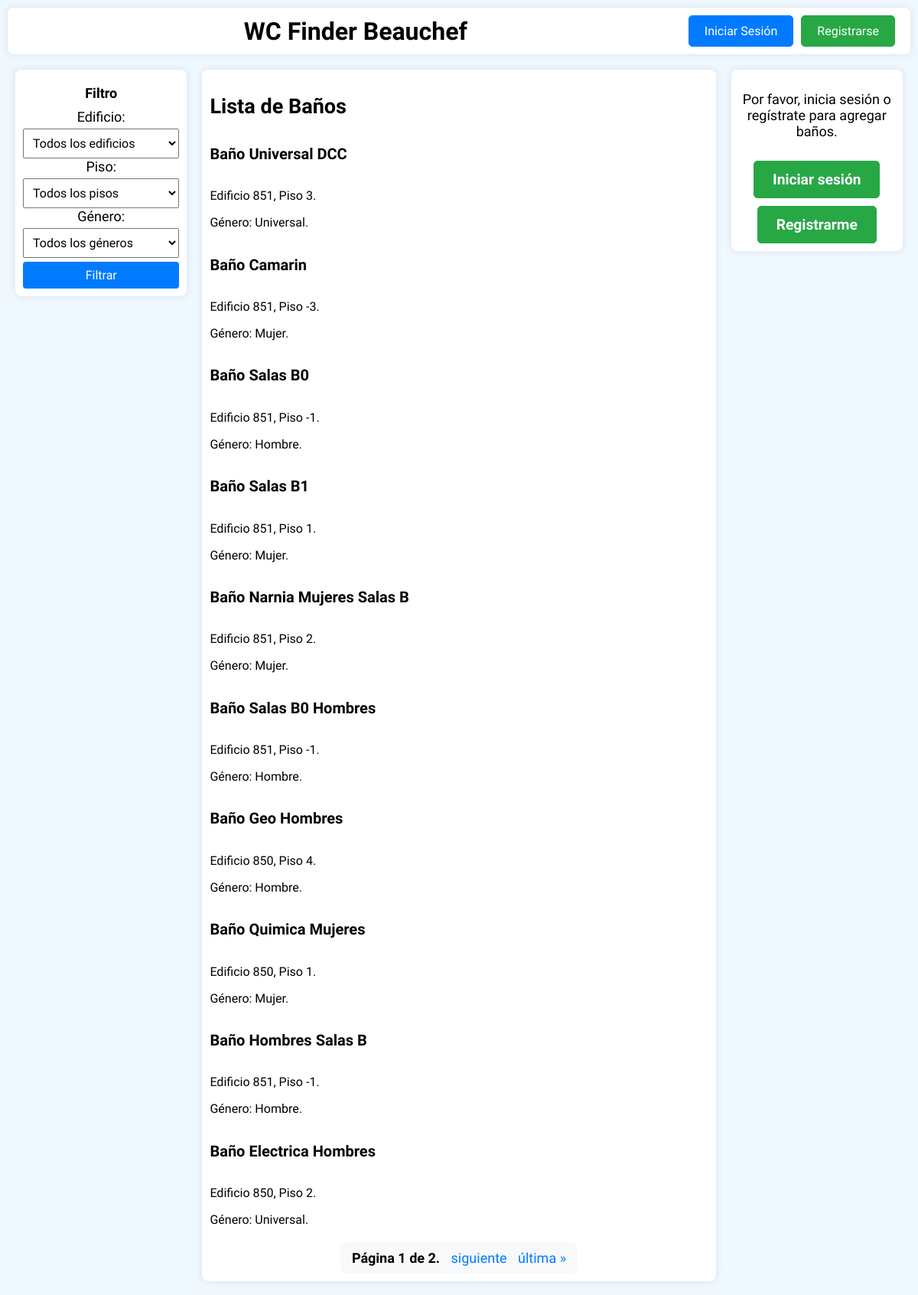
Before: / with the older database file.
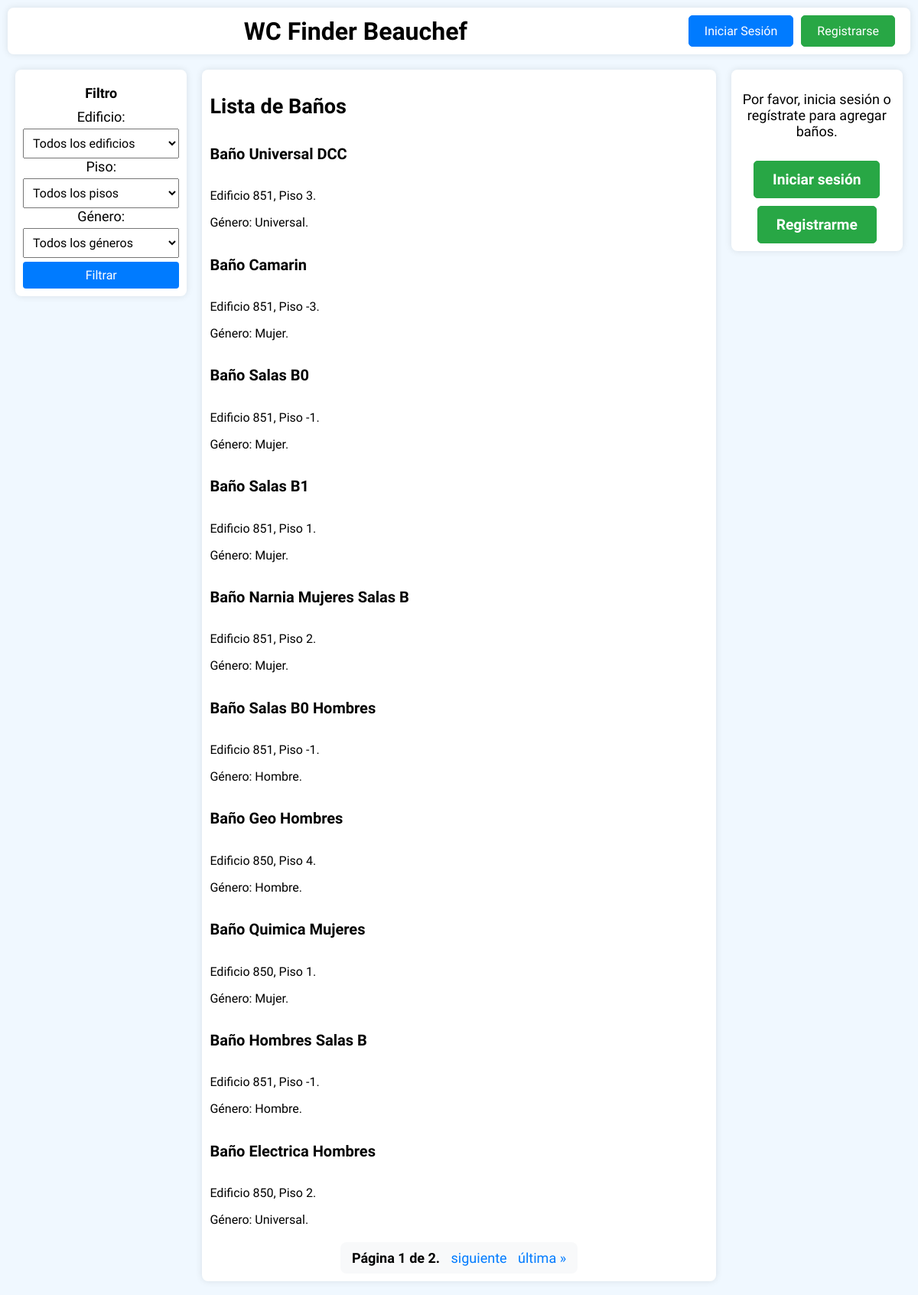
After: the same page with the newer database file.
### todoapp/models.py (models this page shows, shortened)
class Bathroom(models.Model):
    GENDER_CHOICES = [
        ('mujer', 'Mujer'),
        ('hombre', 'Hombre'),
        ('universal', 'Universal'),
    ]
    BUILDS_CHOICES = [
        ('850', '850'),
        ('851', '851'),
    ]
    FLOOR_CHOICES = [
        ('-3', '-3'),
        ('-2', '-2'),
        ('-1', '-1'),
        ('1', '1'),
        ('2', '2'),
        ('3', '3'),
        ('4', '4'),
        ('5', '5'),
        ('6', '6'),
        ('7', '7'),
    ]
    name = models.CharField(max_length=100)
    building = models.CharField(max_length=3, choices=BUILDS_CHOICES)
    floor = models.CharField(max_length=2,choices=FLOOR_CHOICES)
    gender = models.CharField(max_length=10, choices=GENDER_CHOICES)
    description = models.CharField(max_length=300)
    image = models.ImageField(upload_to='bathroom_images/', blank=True, null=True)
    publicar = models.BooleanField(default=False)
    latitude = models.FloatField(null=True, blank=True)
    longitude = models.FloatField(null=True, blank=True)

### todoapp/views.py (the view)
# urls.py: 2. Add a URL to urlpatterns:  path('', views.home, name='home')
def home(request):
    bathrooms = Bathroom.objects.filter(publicar=True)
    buildings = Bathroom.objects.values_list('building', flat=True).distinct()
    floors = Bathroom.objects.values_list('floor', flat=True).distinct().order_by('floor')
    genders = [choice[0] for choice in Bathroom.GENDER_CHOICES]
    building_filter = request.GET.get('building')
    floor_filter = request.GET.get('floor')
    bathroom_filter = request.GET.get('bathroom')
    gender_filter = request.GET.get('gender')
    if building_filter:
        bathrooms = bathrooms.filter(building=building_filter)
    if floor_filter:
        bathrooms = bathrooms.filter(floor=floor_filter)
    if bathroom_filter:
        bathrooms = bathrooms.filter(name=bathroom_filter)
    if gender_filter:
        bathrooms = bathrooms.filter(gender=gender_filter)
    available_bathrooms = bathrooms.values_list('name', flat=True)
    paginator = Paginator(bathrooms, 10)  # 10 baños por página
    page = request.GET.get('page')
    try:
        bathrooms = paginator.page(page)
    except PageNotAnInteger:
        bathrooms = paginator.page(1)
    except EmptyPage:
        bathrooms = paginator.page(paginator.num_pages)
    context = {
        'bathrooms': bathrooms,
        'buildings': buildings,
        'floors': floors,
        'available_bathrooms': available_bathrooms,
        'genders': genders,
        'selected_building': building_filter,
        'selected_floor': floor_filter,
        'selected_bathroom': bathroom_filter,
        'selected_gender': gender_filter,
    }
    if request.is_ajax():
        return render(request, 'todoapp/home.html', context)
    return render(request, 'todoapp/home.html', context)

### todoapp/templates/todoapp/home.html (shortened to what this page needs)
{% extends 'todoapp/navbar.html' %}
{% block extra_css %}
{% load static %}
<link rel="stylesheet" type="text/css" href="{% static 'css/home.css' %}">
{% endblock %}
{% block content %}
    <div class="window-container filter-container">
        <aside class="filter">
            <h4>Filtro</h4>
            <form method="get" id="filterForm">
                <label for="building">Edificio:</label>
                <select name="building" id="building">
                    <option value="">Todos los edificios</option>
                </select>
                <label for="floor">Piso:</label>
                <select name="floor" id="floor">
                    <option value="">Todos los pisos</option>
                </select>
                <label for="gender">Género:</label>
                <select name="gender" id="gender">
                    <option value="">Todos los géneros</option>
                </select>
                <button type="submit">Filtrar</button>
            </form>
        </aside>
    </div>
    <div class="window-container bathroom-list-container">
        <section class="bathroom-list">
            <h2>Lista de Baños</h2>
            <div id="bathroom-list">
                {% for bathroom in bathrooms %}
                <a href="/bathroom/{{ bathroom.id}}" class="card-link">
                    <div class="card-body">
                        <h5 class="card-title">{{ bathroom.name }}</h5>
                        <p class="card-text">Edificio {{ bathroom.building }}, Piso {{ bathroom.floor }}.</p>
                        <p class="card-text">Género: {{ bathroom.get_gender_display }}.</p>
                    </div>
                </a>
                {% endfor %}
                <div class="pagination">
                    <span class="step-links">
                        <span class="current">
                            Página {{ bathrooms.number }} de {{ bathrooms.paginator.num_pages }}.
                        </span>
                        {% if bathrooms.has_next %}
                            <a href="?page={{ bathrooms.next_page_number }}" class="pagination-link" data-page="{{ bathrooms.next_page_number }}">siguiente</a>
                            <a href="?page={{ bathrooms.paginator.num_pages }}" class="pagination-link" data-page="{{ bathrooms.paginator.num_pages }}">última &raquo;</a>
                        {% endif %}
                    </span>
                </div>
            </div>
        </section>
    </div>
    <div class="window-container add-button-container">
        <aside class="add-button">
            {% if request.user.is_authenticated %}
                <p class="add-button-text">¿No encuentras tu baño preferido? ¡Agrega tu baño aquí!</p>
                <a class="btn btn-primary btn-block" href="/add_bathroom">Agregar Baño</a>
            {% else %}
                <p>Por favor, inicia sesión o regístrate para agregar baños.</p>
                <a class="btn btn-primary btn-block login-btn" href="/login">Iniciar sesión</a>
                <a class="btn btn-primary btn-block register-btn" href="/register">Registrarme</a>
            {% endif %}
        </aside>
    </div>
{% endblock %}

Changed rows visible on the page:
changed Bathroom "Baño Salas B0": gender "Hombre" → "Mujer"
